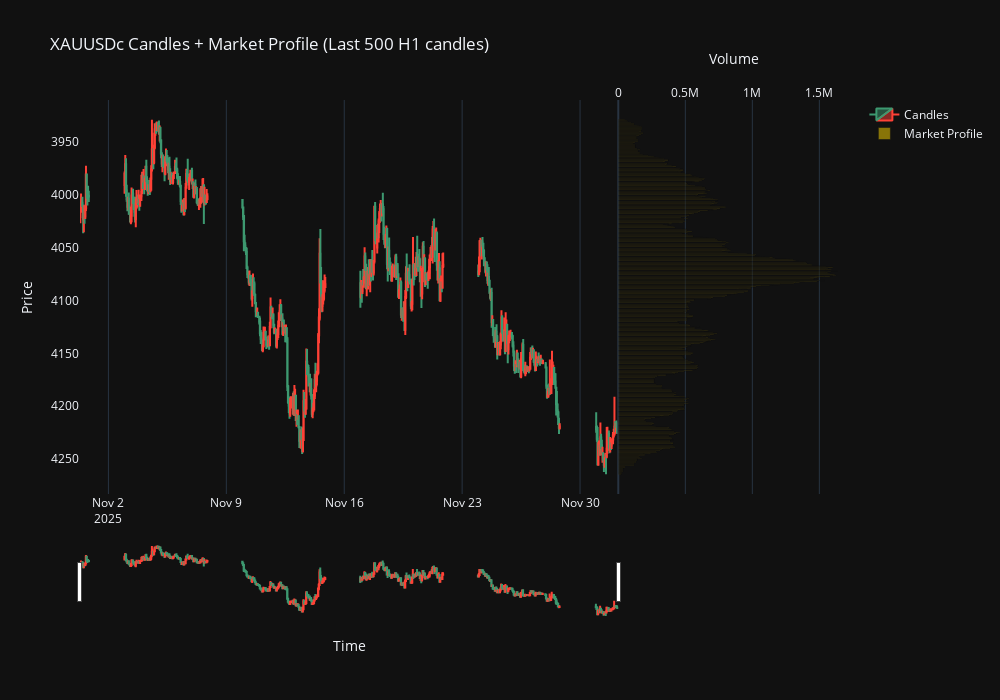

This figure's notebook cell:
### Code cell
import MetaTrader5 as mt5
import pandas as pd
import numpy as np
import plotly.graph_objects as go

# -------------------------------
# 1. Initialize MT5
# -------------------------------
if not mt5.initialize():
    print("MT5 initialization failed")
    mt5.shutdown()
    exit()
else:
    print("MT5 initialized")

# -------------------------------
# 2. Fetch last N candles
# -------------------------------
symbol = "XAUUSDc"
timeframe = mt5.TIMEFRAME_H1
num_bars = 500  # number of candles

rates = mt5.copy_rates_from_pos(symbol, timeframe, 0, num_bars)
if rates is None or len(rates) == 0:
    print("No data fetched")
    mt5.shutdown()
    exit()

# Convert to DataFrame
df = pd.DataFrame(rates)
df['time'] = pd.to_datetime(df['time'], unit='s')
df = df[['time', 'open', 'high', 'low', 'close', 'tick_volume']]

# -------------------------------
# 3. Build Market Profile
# -------------------------------
bin_size = 0.25
price_min = df['low'].min()
price_max = df['high'].max()
bins = np.arange(price_min, price_max + bin_size, bin_size)

# Allocate tick volume to bins
mp_dict = {}
for _, row in df.iterrows():
    candle_bins = bins[(bins >= row['low']) & (bins <= row['high'])]
    for b in candle_bins:
        mp_dict[b] = mp_dict.get(b, 0) + row['tick_volume']

mp_df = pd.DataFrame(list(mp_dict.items()), columns=['price', 'volume'])
mp_df.sort_values('price', inplace=True)

# -------------------------------
# 4. Plot Candles + Market Profile
# -------------------------------
fig = go.Figure()

# Candlestick chart
fig.add_trace(go.Candlestick(
    x=df['time'],
    open=df['open'],
    high=df['high'],
    low=df['low'],
    close=df['close'],
    name='Candles'
))

# Market Profile as horizontal bars
fig.add_trace(go.Bar(
    x=mp_df['volume'],
    y=mp_df['price'],
    orientation='h',
    marker_color='gold',
    name='Market Profile',
    opacity=0.5,
    xaxis='x2'
))

# Layout with secondary x-axis for volume
fig.update_layout(
    title=f'{symbol} Candles + Market Profile (Last {num_bars} H1 candles)',
    yaxis=dict(title='Price', autorange='reversed'),
    xaxis=dict(domain=[0, 0.7], title='Time'),
    xaxis2=dict(domain=[0.7, 1.0], title='Volume', anchor='y', side='top'),
    template='plotly_dark',
    width=1000,
    height=700
)

fig.show()

# -------------------------------
# 5. Shutdown MT5
# -------------------------------
mt5.shutdown()

### Figure 1 — Plotly figure (JSON) as saved in the notebook; plotly's stock layout.template omitted (floating-point values rounded to 4 significant figures; data arrays with more than 128 entries replaced by an {"elided": "..."} marker saying what was removed)
{"data": [{"close": {"elided": "500 float values"}, "high": {"elided": "500 float values"}, "low": {"elided": "500 float values"}, "name": "Candles", "open": {"elided": "500 float values"}, "type": "candlestick", "x": {"elided": "500 str values"}}, {"marker": {"color": "gold"}, "name": "Market Profile", "opacity": 0.5, "orientation": "h", "type": "bar", "x": {"elided": "1343 int values"}, "xaxis": "x2", "y": {"elided": "1343 float values"}}], "layout": {"height": 700, "title": {"text": "XAUUSDc Candles + Market Profile (Last 500 H1 candles)"}, "width": 1000, "xaxis": {"domain": [0, 0.7], "title": {"text": "Time"}}, "xaxis2": {"anchor": "y", "domain": [0.7, 1], "side": "top", "title": {"text": "Volume"}}, "yaxis": {"autorange": "reversed", "title": {"text": "Price"}}}}
